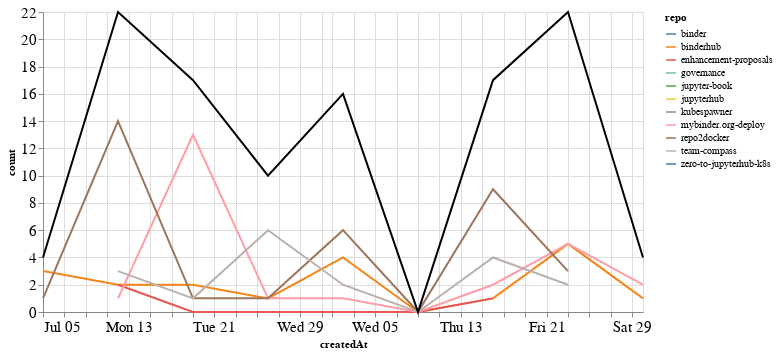

Notebook code cell kept with this figure:
### Markdown cell above
## Comments

### Code cell
comments_time = comments.groupby('repo').resample('W', on='createdAt').count()['author'].reset_index()
comments_time = comments_time.rename(columns={'author': 'count'})
comments_time_total = comments_time.groupby('createdAt').agg({"count": "sum"}).reset_index()
ch1 = alt.Chart(comments_time, width=600).mark_line().encode(
    x='createdAt',
    y='count',
    color='repo',
    tooltip="repo"
)

ch2 = alt.Chart(comments_time_total, width=600).mark_line(color="black").encode(
    x='createdAt',
    y='count',
)

ch1 + ch2

### Figure 1 — Vega-Lite specification as saved in the notebook (floating-point values rounded to 4 significant figures)
{"config": {"axisLeft": {"labelFontSize": 15}, "axisBottom": {"labelFontSize": 15}}, "layer": [{"data": {"name": "data-177fd16f56840ee8d4ec99ed1589d0ca"}, "mark": "line", "encoding": {"color": {"type": "nominal", "field": "repo"}, "tooltip": {"type": "nominal", "field": "repo"}, "x": {"type": "temporal", "field": "createdAt"}, "y": {"type": "quantitative", "field": "count"}}, "width": 600}, {"data": {"name": "data-025eb571620a989e84dfba3b53833532"}, "mark": {"type": "line", "color": "black"}, "encoding": {"x": {"type": "temporal", "field": "createdAt"}, "y": {"type": "quantitative", "field": "count"}}, "width": 600}], "$schema": "https://vega.github.io/schema/vega-lite/v4.8.1.json", "datasets": {"data-177fd16f56840ee8d4ec99ed1589d0ca": [{"repo": "binder", "createdAt": "2020-08-23T00:00:00", "count": 1}, {"repo": "binderhub", "createdAt": "2020-07-05T00:00:00", "count": 3}, {"repo": "binderhub", "createdAt": "2020-07-12T00:00:00", "count": 2}, {"repo": "binderhub", "createdAt": "2020-07-19T00:00:00", "count": 2}, {"repo": "binderhub", "createdAt": "2020-07-26T00:00:00", "count": 1}, {"repo": "binderhub", "createdAt": "2020-08-02T00:00:00", "count": 4}, {"repo": "binderhub", "createdAt": "2020-08-09T00:00:00", "count": 0}, {"repo": "binderhub", "createdAt": "2020-08-16T00:00:00", "count": 1}, {"repo": "binderhub", "createdAt": "2020-08-23T00:00:00", "count": 5}, {"repo": "binderhub", "createdAt": "2020-08-30T00:00:00", "count": 1}, {"repo": "enhancement-proposals", "createdAt": "2020-07-12T00:00:00", "count": 2}, {"repo": "enhancement-proposals", "createdAt": "2020-07-19T00:00:00", "count": 0}, {"repo": "enhancement-proposals", "createdAt": "2020-07-26T00:00:00", "count": 0}, {"repo": "enhancement-proposals", "createdAt": "2020-08-02T00:00:00", "count": 0}, {"repo": "enhancement-proposals", "createdAt": "2020-08-09T00:00:00", "count": 0}, {"repo": "enhancement-proposals", "createdAt": "2020-08-16T00:00:00", "count": 1}, {"repo": "governance", "createdAt": "2020-08-23T00:00:00", "count": 2}, {"repo": "jupyter-book", "createdAt": "2020-08-30T00:00:00", "count": 1}, {"repo": "jupyterhub", "createdAt": "2020-08-23T00:00:00", "count": 4}, {"repo": "kubespawner", "createdAt": "2020-07-26T00:00:00", "count": 1}, {"repo": "mybinder.org-deploy", "createdAt": "2020-07-12T00:00:00", "count": 1}, {"repo": "mybinder.org-deploy", "createdAt": "2020-07-19T00:00:00", "count": 13}, {"repo": "mybinder.org-deploy", "createdAt": "2020-07-26T00:00:00", "count": 1}, {"repo": "mybinder.org-deploy", "createdAt": "2020-08-02T00:00:00", "count": 1}, {"repo": "mybinder.org-deploy", "createdAt": "2020-08-09T00:00:00", "count": 0}, {"repo": "mybinder.org-deploy", "createdAt": "2020-08-16T00:00:00", "count": 2}, {"repo": "mybinder.org-deploy", "createdAt": "2020-08-23T00:00:00", "count": 5}, {"repo": "mybinder.org-deploy", "createdAt": "2020-08-30T00:00:00", "count": 2}, {"repo": "repo2docker", "createdAt": "2020-07-05T00:00:00", "count": 1}, {"repo": "repo2docker", "createdAt": "2020-07-12T00:00:00", "count": 14}, {"repo": "repo2docker", "createdAt": "2020-07-19T00:00:00", "count": 1}, {"repo": "repo2docker", "createdAt": "2020-07-26T00:00:00", "count": 1}, {"repo": "repo2docker", "createdAt": "2020-08-02T00:00:00", "count": 6}, {"repo": "repo2docker", "createdAt": "2020-08-09T00:00:00", "count": 0}, {"repo": "repo2docker", "createdAt": "2020-08-16T00:00:00", "count": 9}, {"repo": "repo2docker", "createdAt": "2020-08-23T00:00:00", "count": 3}, {"repo": "team-compass", "createdAt": "2020-07-12T00:00:00", "count": 3}, {"repo": "team-compass", "createdAt": "2020-07-19T00:00:00", "count": 1}, {"repo": "team-compass", "createdAt": "2020-07-26T00:00:00", "count": 6}, {"repo": "team-compass", "createdAt": "2020-08-02T00:00:00", "count": 2}, {"repo": "team-compass", "createdAt": "2020-08-09T00:00:00", "count": 0}, {"repo": "team-compass", "createdAt": "2020-08-16T00:00:00", "count": 4}, {"repo": "team-compass", "createdAt": "2020-08-23T00:00:00", "count": 2}, {"repo": "zero-to-jupyterhub-k8s", "createdAt": "2020-08-02T00:00:00", "count": 3}], "data-025eb571620a989e84dfba3b53833532": [{"createdAt": "2020-07-05T00:00:00", "count": 4}, {"createdAt": "2020-07-12T00:00:00", "count": 22}, {"createdAt": "2020-07-19T00:00:00", "count": 17}, {"createdAt": "2020-07-26T00:00:00", "count": 10}, {"createdAt": "2020-08-02T00:00:00", "count": 16}, {"createdAt": "2020-08-09T00:00:00", "count": 0}, {"createdAt": "2020-08-16T00:00:00", "count": 17}, {"createdAt": "2020-08-23T00:00:00", "count": 22}, {"createdAt": "2020-08-30T00:00:00", "count": 4}]}}
